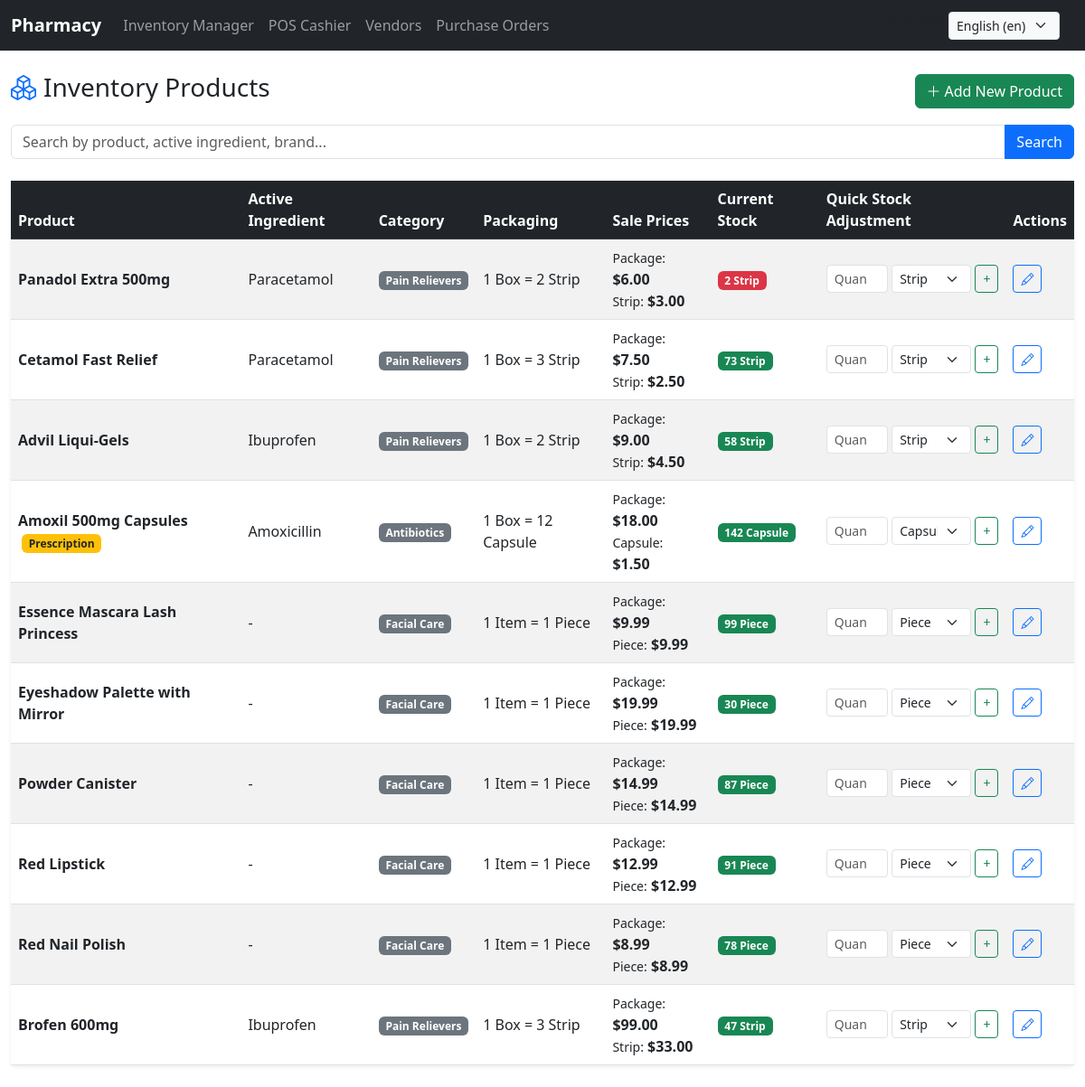
The page /erp/inventory/ (signed in) on the database as committed earlier.
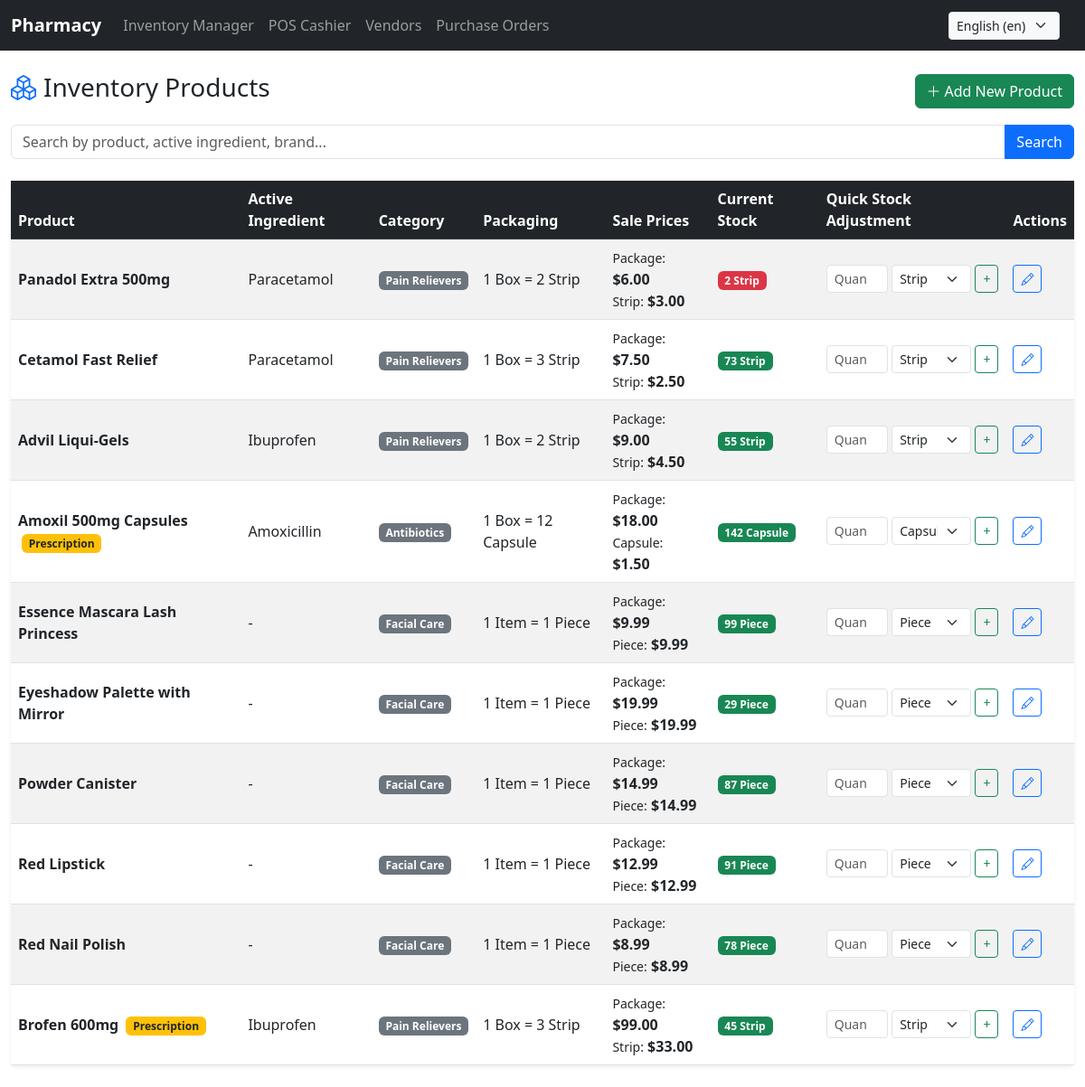
The same page on the database as committed later.
### pharmacy/models.py (models this page shows, shortened)
class Product(models.Model):
    name = models.CharField(max_length=200)
    brand = models.CharField(max_length=100, blank=True, null=True)
    category = models.ForeignKey(Category, on_delete=models.SET_NULL, null=True, related_name="products")
    active_ingredient = models.ForeignKey(
        ActiveIngredient, on_delete=models.SET_NULL, null=True, blank=True, related_name="products"
    )
    description = models.TextField(blank=True, null=True)
    package_unit = models.CharField(max_length=50, default="Box", help_text="e.g. Box, Bottle")
    sub_unit = models.CharField(max_length=50, default="Strip", help_text="e.g. Strip, Tablet, Ampoule")
    units_per_package = models.PositiveIntegerField(default=1)
    package_price = models.DecimalField(max_digits=10, decimal_places=2, validators=[MinValueValidator(0)])
    sub_unit_price = models.DecimalField(max_digits=10, decimal_places=2, validators=[MinValueValidator(0)])
    stock_in_sub_units = models.PositiveIntegerField(default=0)
    requires_prescription = models.BooleanField(default=False)
    is_visible_in_catalog = models.BooleanField(default=True)
    is_deleted = models.BooleanField(default=False)
    image_url = models.URLField(max_length=500, blank=True, null=True)
    created_at = models.DateTimeField(auto_now_add=True)
    updated_at = models.DateTimeField(auto_now=True)

class ActiveIngredient(models.Model):
    name = models.CharField(max_length=150, unique=True)
    description = models.TextField(blank=True, null=True)

class Category(models.Model):
    name = models.CharField(max_length=100)
    parent = models.ForeignKey(
        'self', on_delete=models.CASCADE, null=True, blank=True, related_name='subcategories'
    )
    description = models.TextField(blank=True, null=True)
    class Meta:
        verbose_name_plural = "Categories"

### pharmacy/views.py (the view)
# urls.py: path('erp/inventory/', views.erp_inventory_list, name='erp_inventory'),
@employee_required
def erp_inventory_list(request):
    search_query = request.GET.get('q', '')
    products = Product.objects.all().select_related('category', 'active_ingredient')
    if search_query:
        products = products.filter(
            Q(name__icontains=search_query) |
            Q(brand__icontains=search_query) |
            Q(active_ingredient__name__icontains=search_query)
        )
    return render(request, 'pharmacy/erp/inventory_list.html', {
        'products': products,
        'search_query': search_query
    })

### pharmacy/models.py (called while the page is built)
    def is_employee_or_admin(self):
        return self.role in [self.Role.EMPLOYEE, self.Role.ADMIN] or self.is_superuser

### pharmacy/templates/pharmacy/erp/inventory_list.html (shortened to what the changed rows need)
{% extends "pharmacy/layout.html" %}
{% load i18n %}
{% block body %}
<div class="container-fluid my-4">
    <div class="card shadow-sm border-0">
        <div class="card-body p-0">
            <div class="table-responsive">
                <table class="table table-striped table-hover align-middle mb-0">
                    <thead class="table-dark">
                        <tr>
                            <th>{% trans "Product" %}</th>
                            <th>{% trans "Active Ingredient" %}</th>
                            <th>{% trans "Category" %}</th>
                            <th>{% trans "Packaging" %}</th>
                            <th>{% trans "Sale Prices" %}</th>
                            <th>{% trans "Current Stock" %}</th>
                            <th>{% trans "Quick Stock Adjustment" %}</th>
                            <th>{% trans "Actions" %}</th>
                        </tr>
                    </thead>
                    <tbody>
                        {% for p in products %}
                        <tr>
                            <td>
                                <strong>{{ p.name }}</strong>
                                {% if p.requires_prescription %}<span class="badge bg-warning text-dark ms-1">{% trans "Prescription" %}</span>{% endif %}
                            </td>
                            <td>{{ p.active_ingredient.name|default:"-" }}</td>
                            <td><span class="badge bg-secondary">{{ p.category.name }}</span></td>
                            <td>1 {{ p.package_unit }} = {{ p.units_per_package }} {{ p.sub_unit }}</td>
                            <td>
                                <div><small>{% trans "Package" %}:</small> <strong>${{ p.package_price }}</strong></div>
                                <div><small>{{ p.sub_unit }}:</small> <strong>${{ p.sub_unit_price }}</strong></div>
                            </td>
                            <td>
                                {% if p.stock_in_sub_units <= 20 %}
                                    <span class="badge bg-danger">{{ p.stock_in_sub_units }} {{ p.sub_unit }}</span>
                                {% else %}
                                    <span class="badge bg-success">{{ p.stock_in_sub_units }} {{ p.sub_unit }}</span>
                                {% endif %}
                            </td>
                            <td>
                                <form method="POST" action="{% url 'erp_stock_adjust' p.id %}" class="d-flex gap-1" style="max-width: 220px;">
                                    <input type="number" name="amount" class="form-control form-control-sm" placeholder="{% trans 'Quantity' %}" required>
                                    <select name="unit_type" class="form-select form-select-sm">
                                        <option value="sub_unit">{{ p.sub_unit }}</option>
                                    </select>
                                    <button type="submit" class="btn btn-sm btn-outline-success">+</button>
                                </form>
                            </td>
                            <td>
                                <a href="{% url 'erp_product_edit' p.id %}" class="btn btn-sm btn-outline-primary"><i class="bi bi-pencil"></i></a>
                            </td>
                        </tr>
                        {% empty %}
                        <tr>
                            <td colspan="8" class="text-center py-4 text-muted">{% trans "No products match your search." %}</td>
                        </tr>
                        {% endfor %}
                    </tbody>
                </table>
            </div>
        </div>
    </div>
</div>
{% endblock %}

Rows that differ between the two databases and show on the page:
changed Product "Advil Liqui-Gels": stock_in_sub_units "58" → "55"
changed Product "Eyeshadow Palette with Mirror": stock_in_sub_units "30" → "29"
changed Product "Brofen 600mg": requires_prescription False → True (drawn); trans (not shown) → "Prescription"; stock_in_sub_units "47" → "45"
